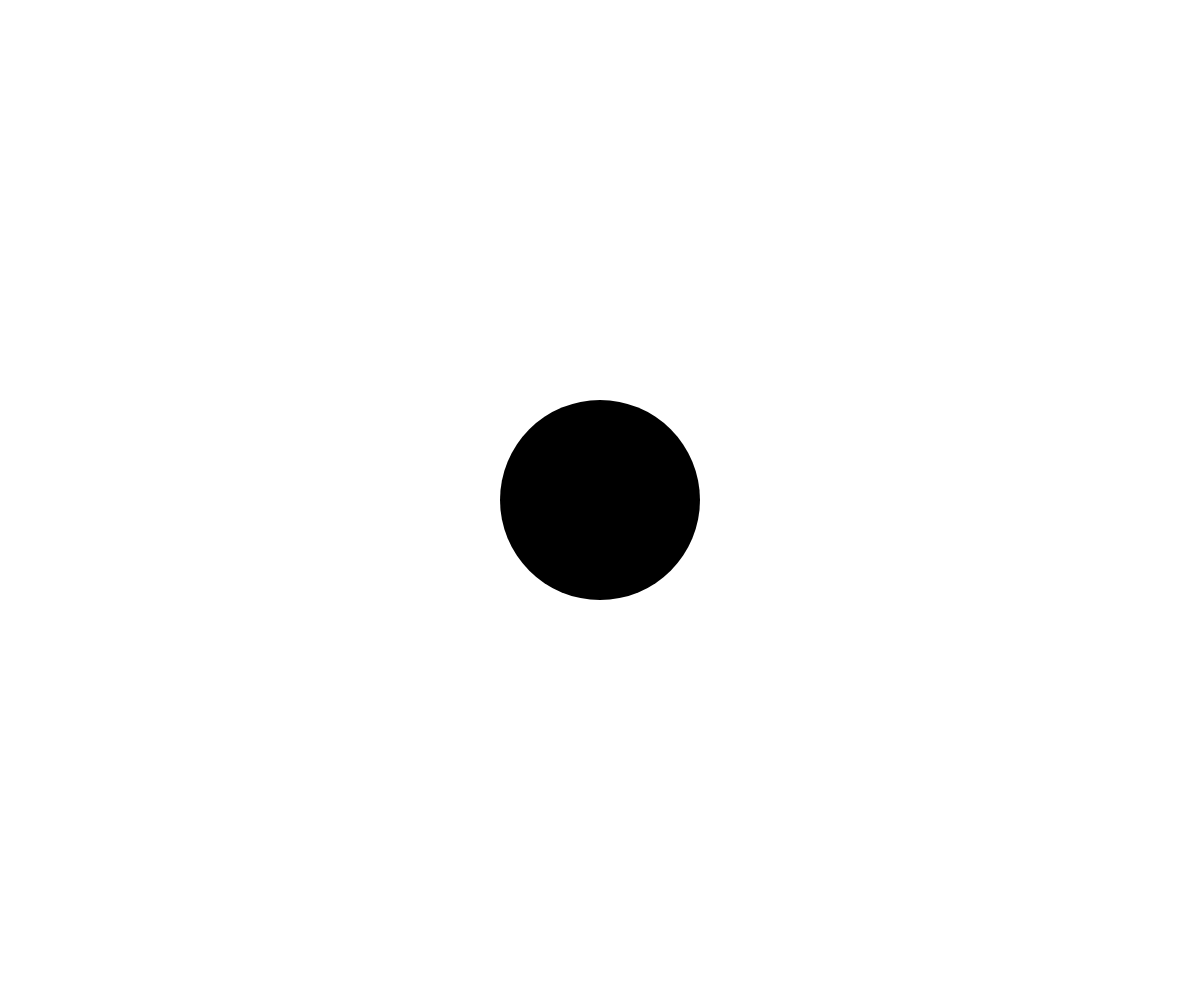
Frame 1 (no input)
Frame 60 (no input): identical to frame 1, image omitted
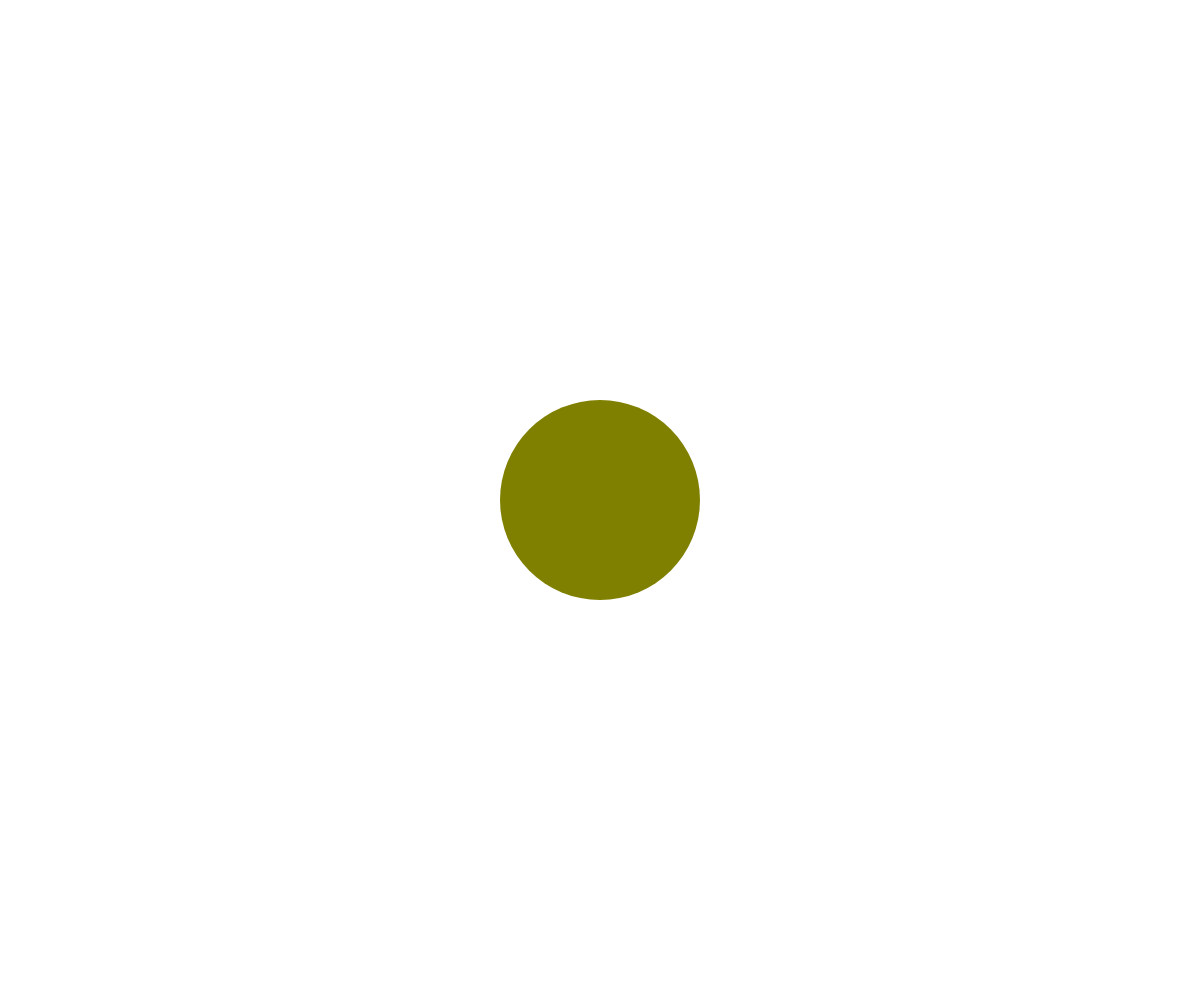
Frame 120 (the mouse pressed at the canvas centre since frame 60)

The p5.js sketch that drew these frames (run headless with seeded random() and noise() and a simulated clock; from frame 60 on, the mouse is pressed at the canvas centre):

// p5.js sketch
// ── sketch.js
function setup() {
	createCanvas(windowWidth, windowHeight);
}

function draw() {
	background(255);

	/*var r = mouseX;
	var g = mouseY;
	var b = 0;
	console.log(r,g,b);*/

	var r = map(mouseX,0,width,0,255);
	var g = map(mouseY,0,height,0,255);
	var b = 0;

	fill(r,g,b);
	noStroke();
	ellipse(width/2,height/2,200,200);
}
